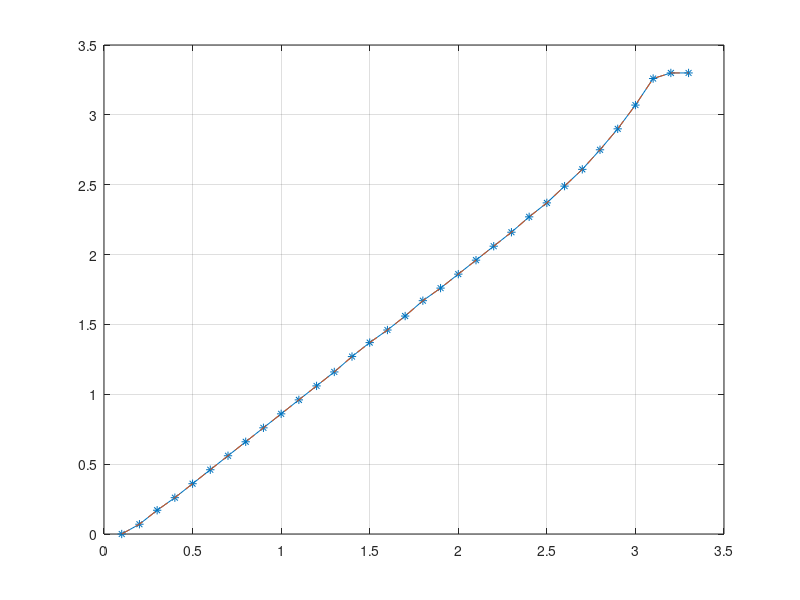

Write the MATLAB code that produced this figure.
function calibracao()
  measures = [
    0.10, 0.00;
    0.20, 0.07;
    0.30, 0.17;
    0.40, 0.26;
    0.50, 0.36;
    0.60, 0.46;
    0.70, 0.56;
    0.80, 0.66;
    0.90, 0.76;
    1.00, 0.86;
    1.10, 0.96;
    1.20, 1.06;
    1.30, 1.16;
    1.40, 1.27;
    1.50, 1.37;
    1.60, 1.46;
    1.70, 1.56;
    1.80, 1.67;
    1.90, 1.76;
    2.00, 1.86;
    2.10, 1.96;
    2.20, 2.06;
    2.30, 2.16;
    2.40, 2.27;
    2.50, 2.37;
    2.60, 2.49;
    2.70, 2.61;
    2.80, 2.75;
    2.90, 2.90;
    3.00, 3.07;
    3.10, 3.26;
    3.20, 3.30;
    3.30, 3.30;];


  % y = measures(1:25,1); % value from multimeter
  % H = [y*0+1, measures(1:25,2)];

  % x_est = (H'*H)\H'*y;

  % values = measures(:, 2);

  % disp(foo(2.356));

  N = size(measures,1);
  estimates = zeros(N, 1);
  for i = 1:N
    estimate = foo(measures(i, 1));
    estimates(i) = estimate;
  end
  
  disp(estimates)

  hold off;
  plot(measures(:,1), measures(:,2), '-*');
  hold on;
  plot(measures(:,1), estimates, '--');
  grid on;


  % a = values;
  % plot(a(:,1),'-*');
  % hold on;
  % plot(a(:,2)+0.1323,'-*');
  % hold off;
  % grid on;

end

function y = foo(x)
  % 0.1, 0.2, 0.3, ...
  values = [0, 0.0700, 0.1700, 0.2600, 0.3600, 0.4600, 0.5600, 0.6600, 0.7600, 0.8600, 0.9600, 1.0600, 1.1600, 1.2700, 1.3700, 1.4600, 1.5600, 1.6700, 1.7600, 1.8600, 1.9600, 2.0600, 2.1600, 2.2700, 2.3700, 2.4900, 2.6100, 2.7500, 2.9000, 3.0700, 3.2600, 3.3000, 3.3000];
  
  if (x > 3.2)
    y = x;
    return
  end

  x_i = floor(x*10);
  x_f = rem(x*10,1);

  a = values(x_i);
  b = values(x_i+1);

  y = a + (b-a)*x_f;
end
